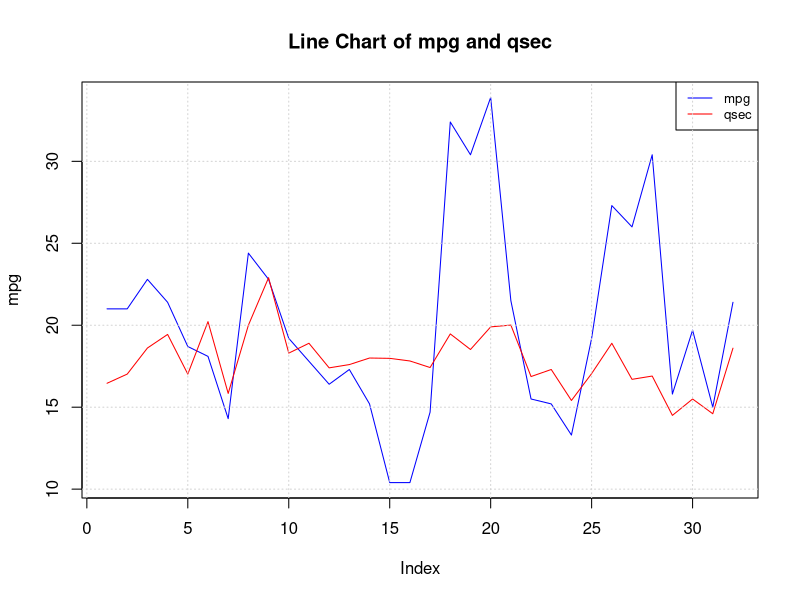

Here is the R script that generated this plot:
# Load the mtcars dataset
data(mtcars)

# Create an empty plot using the first dataset
plot(mtcars$mpg, type = "l", col = "blue", xlab = "Index", ylab = "mpg", xlim = c(1, nrow(mtcars)))

# Add a line for the qsec data
lines(mtcars$qsec, col = "red")

# Add a legend to distinguish between the lines
legend("topright", legend = c("mpg", "qsec"), col = c("blue", "red"), lty = 1, cex = 0.8)

# Add a title
title("Line Chart of mpg and qsec")

# Add gridlines for reference (optional)
grid()
